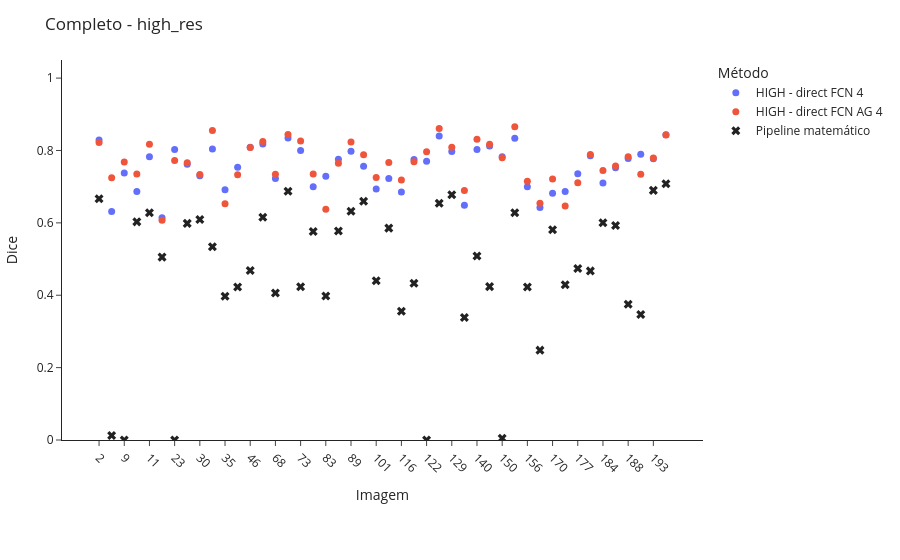
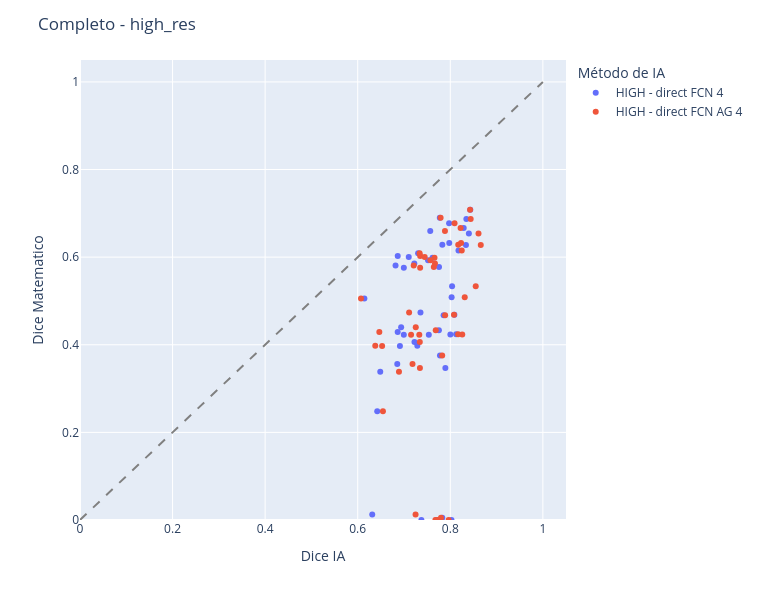

Source (notebook cell) for these figures, in order:
### Code cell
# Completo - High Res
scenario_image_df = cmp.build_ostia_image_comparison_df(full_ia_df, full_math_df)
viz.plot_image_dice_scatter_interactive(scenario_image_df, "high_res", comparison_title="Completo")
viz.plot_ia_vs_math_scatter_interactive(scenario_image_df, "high_res", comparison_title="Completo")

### Figure 1 — Plotly figure (JSON) as saved in the notebook; plotly's stock layout.template omitted (floating-point values rounded to 4 significant figures)
{"data": [{"customdata": [[2, "high::direct_fcn_4"], [6, "high::direct_fcn_4"], [9, "high::direct_fcn_4"], [10, "high::direct_fcn_4"], [11, "high::direct_fcn_4"], [13, "high::direct_fcn_4"], [23, "high::direct_fcn_4"], [28, "high::direct_fcn_4"], [30, "high::direct_fcn_4"], [32, "high::direct_fcn_4"], [35, "high::direct_fcn_4"], [44, "high::direct_fcn_4"], [46, "high::direct_fcn_4"], [65, "high::direct_fcn_4"], [68, "high::direct_fcn_4"], [72, "high::direct_fcn_4"], [73, "high::direct_fcn_4"], [80, "high::direct_fcn_4"], [83, "high::direct_fcn_4"], [87, "high::direct_fcn_4"], [89, "high::direct_fcn_4"], [90, "high::direct_fcn_4"], [101, "high::direct_fcn_4"], [110, "high::direct_fcn_4"], [116, "high::direct_fcn_4"], [117, "high::direct_fcn_4"], [122, "high::direct_fcn_4"], [127, "high::direct_fcn_4"], [129, "high::direct_fcn_4"], [134, "high::direct_fcn_4"], [140, "high::direct_fcn_4"], [145, "high::direct_fcn_4"], [150, "high::direct_fcn_4"], [154, "high::direct_fcn_4"], [156, "high::direct_fcn_4"], [162, "high::direct_fcn_4"], [170, "high::direct_fcn_4"], [175, "high::direct_fcn_4"], [177, "high::direct_fcn_4"], [180, "high::direct_fcn_4"], [184, "high::direct_fcn_4"], [187, "high::direct_fcn_4"], [188, "high::direct_fcn_4"], [190, "high::direct_fcn_4"], [193, "high::direct_fcn_4"], [194, "high::direct_fcn_4"]], "hovertemplate": "img_id: %{customdata[0]}<br>Dice: %{y:.3f}<br>Metodo: %{customdata[1]}<extra></extra>", "marker": {"color": "#636EFA", "size": 7}, "mode": "markers", "name": "HIGH - direct FCN 4", "type": "scatter", "x": ["2", "6", "9", "10", "11", "13", "23", "28", "30", "32", "35", "44", "46", "65", "68", "72", "73", "80", "83", "87", "89", "90", "101", "110", "116", "117", "122", "127", "129", "134", "140", "145", "150", "154", "156", "162", "170", "175", "177", "180", "184", "187", "188", "190", "193", "194"], "y": [0.829, 0.6314, 0.7376, 0.6864, 0.7828, 0.6144, 0.8026, 0.7616, 0.7305, 0.8039, 0.6912, 0.7536, 0.8088, 0.8177, 0.7226, 0.8348, 0.8002, 0.6996, 0.7288, 0.7756, 0.7978, 0.7567, 0.6938, 0.7223, 0.6854, 0.7754, 0.77, 0.8402, 0.7974, 0.6487, 0.8029, 0.8127, 0.7827, 0.8338, 0.6996, 0.6421, 0.6817, 0.6864, 0.7356, 0.7856, 0.7102, 0.7519, 0.7777, 0.7893, 0.7773, 0.8432]}, {"customdata": [[2, "high::direct_fcn_ag_4"], [6, "high::direct_fcn_ag_4"], [9, "high::direct_fcn_ag_4"], [10, "high::direct_fcn_ag_4"], [11, "high::direct_fcn_ag_4"], [13, "high::direct_fcn_ag_4"], [23, "high::direct_fcn_ag_4"], [28, "high::direct_fcn_ag_4"], [30, "high::direct_fcn_ag_4"], [32, "high::direct_fcn_ag_4"], [35, "high::direct_fcn_ag_4"], [44, "high::direct_fcn_ag_4"], [46, "high::direct_fcn_ag_4"], [65, "high::direct_fcn_ag_4"], [68, "high::direct_fcn_ag_4"], [72, "high::direct_fcn_ag_4"], [73, "high::direct_fcn_ag_4"], [80, "high::direct_fcn_ag_4"], [83, "high::direct_fcn_ag_4"], [87, "high::direct_fcn_ag_4"], [89, "high::direct_fcn_ag_4"], [90, "high::direct_fcn_ag_4"], [101, "high::direct_fcn_ag_4"], [110, "high::direct_fcn_ag_4"], [116, "high::direct_fcn_ag_4"], [117, "high::direct_fcn_ag_4"], [122, "high::direct_fcn_ag_4"], [127, "high::direct_fcn_ag_4"], [129, "high::direct_fcn_ag_4"], [134, "high::direct_fcn_ag_4"], [140, "high::direct_fcn_ag_4"], [145, "high::direct_fcn_ag_4"], [150, "high::direct_fcn_ag_4"], [154, "high::direct_fcn_ag_4"], [156, "high::direct_fcn_ag_4"], [162, "high::direct_fcn_ag_4"], [170, "high::direct_fcn_ag_4"], [175, "high::direct_fcn_ag_4"], [177, "high::direct_fcn_ag_4"], [180, "high::direct_fcn_ag_4"], [184, "high::direct_fcn_ag_4"], [187, "high::direct_fcn_ag_4"], [188, "high::direct_fcn_ag_4"], [190, "high::direct_fcn_ag_4"], [193, "high::direct_fcn_ag_4"], [194, "high::direct_fcn_ag_4"]], "hovertemplate": "img_id: %{customdata[0]}<br>Dice: %{y:.3f}<br>Metodo: %{customdata[1]}<extra></extra>", "marker": {"color": "#EF553B", "size": 7}, "mode": "markers", "name": "HIGH - direct FCN AG 4", "type": "scatter", "x": ["2", "6", "9", "10", "11", "13", "23", "28", "30", "32", "35", "44", "46", "65", "68", "72", "73", "80", "83", "87", "89", "90", "101", "110", "116", "117", "122", "127", "129", "134", "140", "145", "150", "154", "156", "162", "170", "175", "177", "180", "184", "187", "188", "190", "193", "194"], "y": [0.8222, 0.725, 0.7678, 0.7349, 0.8172, 0.6071, 0.7722, 0.7659, 0.7338, 0.855, 0.6527, 0.733, 0.808, 0.8248, 0.7341, 0.844, 0.8259, 0.7349, 0.6379, 0.7644, 0.8233, 0.7885, 0.7254, 0.7669, 0.7184, 0.7685, 0.7964, 0.8609, 0.8092, 0.6891, 0.8312, 0.817, 0.7799, 0.8659, 0.7153, 0.6545, 0.721, 0.6467, 0.711, 0.7888, 0.7447, 0.7571, 0.7825, 0.7344, 0.7791, 0.8428]}, {"customdata": [[2, "pipeline_matematico"], [6, "pipeline_matematico"], [9, "pipeline_matematico"], [10, "pipeline_matematico"], [11, "pipeline_matematico"], [13, "pipeline_matematico"], [23, "pipeline_matematico"], [28, "pipeline_matematico"], [30, "pipeline_matematico"], [32, "pipeline_matematico"], [35, "pipeline_matematico"], [44, "pipeline_matematico"], [46, "pipeline_matematico"], [65, "pipeline_matematico"], [68, "pipeline_matematico"], [72, "pipeline_matematico"], [73, "pipeline_matematico"], [80, "pipeline_matematico"], [83, "pipeline_matematico"], [87, "pipeline_matematico"], [89, "pipeline_matematico"], [90, "pipeline_matematico"], [101, "pipeline_matematico"], [110, "pipeline_matematico"], [116, "pipeline_matematico"], [117, "pipeline_matematico"], [122, "pipeline_matematico"], [127, "pipeline_matematico"], [129, "pipeline_matematico"], [134, "pipeline_matematico"], [140, "pipeline_matematico"], [145, "pipeline_matematico"], [150, "pipeline_matematico"], [154, "pipeline_matematico"], [156, "pipeline_matematico"], [162, "pipeline_matematico"], [170, "pipeline_matematico"], [175, "pipeline_matematico"], [177, "pipeline_matematico"], [180, "pipeline_matematico"], [184, "pipeline_matematico"], [187, "pipeline_matematico"], [188, "pipeline_matematico"], [190, "pipeline_matematico"], [193, "pipeline_matematico"], [194, "pipeline_matematico"]], "hovertemplate": "img_id: %{customdata[0]}<br>Dice: %{y:.3f}<br>Metodo: %{customdata[1]}<extra></extra>", "marker": {"color": "#222222", "size": 8, "symbol": "x"}, "mode": "markers", "name": "Pipeline matemático", "type": "scatter", "x": ["2", "6", "9", "10", "11", "13", "23", "28", "30", "32", "35", "44", "46", "65", "68", "72", "73", "80", "83", "87", "89", "90", "101", "110", "116", "117", "122", "127", "129", "134", "140", "145", "150", "154", "156", "162", "170", "175", "177", "180", "184", "187", "188", "190", "193", "194"], "y": [0.6665, 0.01241, 0.0, 0.6028, 0.6282, 0.5053, 0.0, 0.5986, 0.6091, 0.5338, 0.3972, 0.4226, 0.4684, 0.6154, 0.4064, 0.6871, 0.4237, 0.5759, 0.398, 0.5772, 0.6322, 0.6596, 0.44, 0.5855, 0.3558, 0.4333, 0.0, 0.654, 0.6774, 0.3386, 0.5085, 0.4238, 0.005051, 0.6279, 0.4227, 0.2483, 0.5809, 0.4288, 0.4738, 0.4673, 0.6004, 0.5926, 0.3753, 0.3467, 0.6898, 0.7081]}], "layout": {"legend": {"title": {"text": "Método"}}, "margin": {"b": 120, "l": 40, "r": 20, "t": 60}, "title": {"text": "Completo - high_res"}, "xaxis": {"tickangle": 45, "title": {"text": "Imagem"}}, "yaxis": {"range": [0, 1.05], "title": {"text": "Dice"}}}}

### Figure 2 — Plotly figure (JSON) as saved in the notebook; plotly's stock layout.template omitted (floating-point values rounded to 4 significant figures; data arrays with more than 128 entries replaced by an {"elided": "..."} marker saying what was removed)
{"data": [{"customdata": {"elided": "46x3 mixed values"}, "hovertemplate": "ia_method_label=HIGH - direct FCN 4<br>ia_dice=%{x}<br>math_dice=%{y}<br>img_id=%{customdata[0]}<br>ia_method=%{customdata[1]}<br>math_method=%{customdata[2]}<extra></extra>", "legendgroup": "HIGH - direct FCN 4", "marker": {"color": "#636efa", "symbol": "circle"}, "mode": "markers", "name": "HIGH - direct FCN 4", "orientation": "v", "showlegend": true, "type": "scatter", "x": [0.829, 0.6314, 0.7376, 0.6864, 0.7828, 0.6144, 0.8026, 0.7616, 0.7305, 0.8039, 0.6912, 0.7536, 0.8088, 0.8177, 0.7226, 0.8348, 0.8002, 0.6996, 0.7288, 0.7756, 0.7978, 0.7567, 0.6938, 0.7223, 0.6854, 0.7754, 0.77, 0.8402, 0.7974, 0.6487, 0.8029, 0.8127, 0.7827, 0.8338, 0.6996, 0.6421, 0.6817, 0.6864, 0.7356, 0.7856, 0.7102, 0.7519, 0.7777, 0.7893, 0.7773, 0.8432], "xaxis": "x", "y": [0.6665, 0.01241, 0.0, 0.6028, 0.6282, 0.5053, 0.0, 0.5986, 0.6091, 0.5338, 0.3972, 0.4226, 0.4684, 0.6154, 0.4064, 0.6871, 0.4237, 0.5759, 0.398, 0.5772, 0.6322, 0.6596, 0.44, 0.5855, 0.3558, 0.4333, 0.0, 0.654, 0.6774, 0.3386, 0.5085, 0.4238, 0.005051, 0.6279, 0.4227, 0.2483, 0.5809, 0.4288, 0.4738, 0.4673, 0.6004, 0.5926, 0.3753, 0.3467, 0.6898, 0.7081], "yaxis": "y"}, {"customdata": {"elided": "46x3 mixed values"}, "hovertemplate": "ia_method_label=HIGH - direct FCN AG 4<br>ia_dice=%{x}<br>math_dice=%{y}<br>img_id=%{customdata[0]}<br>ia_method=%{customdata[1]}<br>math_method=%{customdata[2]}<extra></extra>", "legendgroup": "HIGH - direct FCN AG 4", "marker": {"color": "#EF553B", "symbol": "circle"}, "mode": "markers", "name": "HIGH - direct FCN AG 4", "orientation": "v", "showlegend": true, "type": "scatter", "x": [0.8222, 0.725, 0.7678, 0.7349, 0.8172, 0.6071, 0.7722, 0.7659, 0.7338, 0.855, 0.6527, 0.733, 0.808, 0.8248, 0.7341, 0.844, 0.8259, 0.7349, 0.6379, 0.7644, 0.8233, 0.7885, 0.7254, 0.7669, 0.7184, 0.7685, 0.7964, 0.8609, 0.8092, 0.6891, 0.8312, 0.817, 0.7799, 0.8659, 0.7153, 0.6545, 0.721, 0.6467, 0.711, 0.7888, 0.7447, 0.7571, 0.7825, 0.7344, 0.7791, 0.8428], "xaxis": "x", "y": [0.6665, 0.01241, 0.0, 0.6028, 0.6282, 0.5053, 0.0, 0.5986, 0.6091, 0.5338, 0.3972, 0.4226, 0.4684, 0.6154, 0.4064, 0.6871, 0.4237, 0.5759, 0.398, 0.5772, 0.6322, 0.6596, 0.44, 0.5855, 0.3558, 0.4333, 0.0, 0.654, 0.6774, 0.3386, 0.5085, 0.4238, 0.005051, 0.6279, 0.4227, 0.2483, 0.5809, 0.4288, 0.4738, 0.4673, 0.6004, 0.5926, 0.3753, 0.3467, 0.6898, 0.7081], "yaxis": "y"}], "layout": {"height": 600, "legend": {"title": {"text": "Método de IA"}, "tracegroupgap": 0}, "margin": {"t": 60}, "shapes": [{"line": {"color": "gray", "dash": "dash"}, "type": "line", "x0": 0, "x1": 1, "y0": 0, "y1": 1}], "title": {"text": "Completo - high_res"}, "width": 760, "xaxis": {"anchor": "y", "domain": [0, 1], "range": [0, 1.05], "title": {"text": "Dice IA"}}, "yaxis": {"anchor": "x", "domain": [0, 1], "range": [0, 1.05], "title": {"text": "Dice Matematico"}}}}
